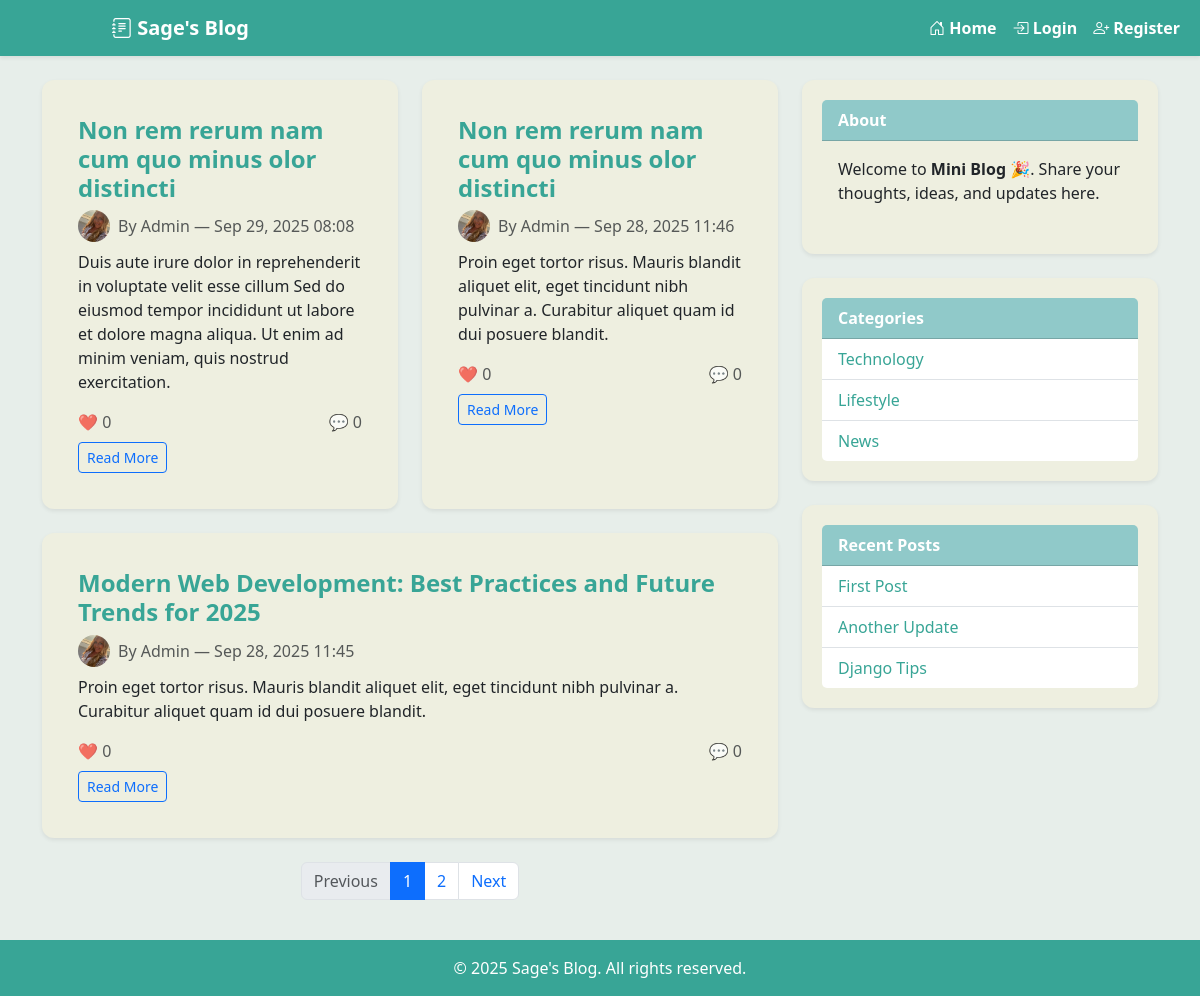
Before: / with the older database file.
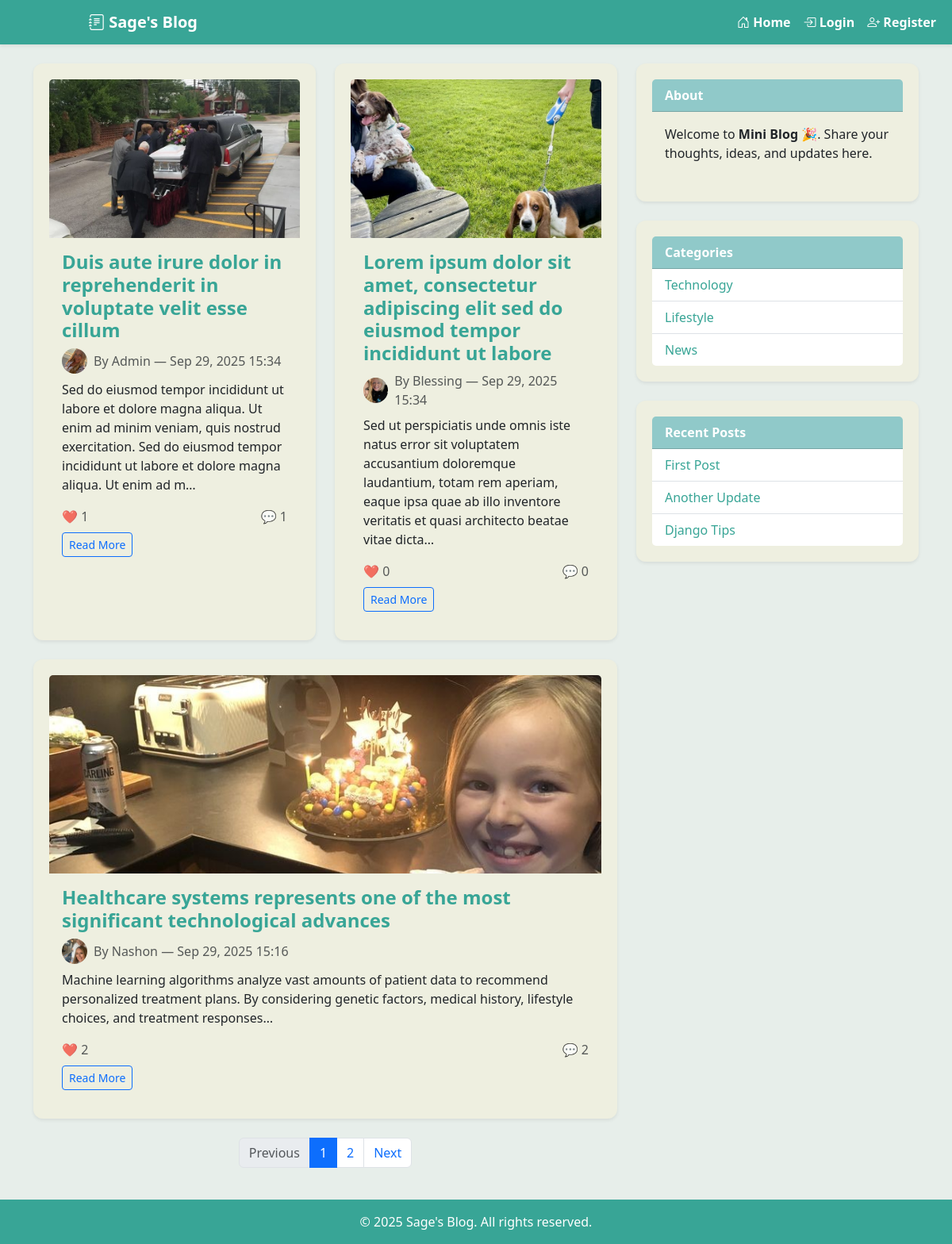
After: the same page with the newer database file.
### blog/models.py (models this page shows, shortened)
class Post(models.Model):
    title = models.CharField(max_length=200)
    content = models.TextField()
    author = models.ForeignKey(settings.AUTH_USER_MODEL, on_delete=models.CASCADE)
    image = models.ImageField(upload_to="post_images/", blank=True, null=True)
    created = models.DateTimeField(default=timezone.now)
    updated = models.DateTimeField(auto_now=True)
    published = models.BooleanField(default=True)
    class Meta:
        ordering = ['-created']

class Profile(models.Model):
    user = models.OneToOneField(User, on_delete=models.CASCADE, related_name='profile')
    bio = models.TextField(blank=True)
    avatar = models.ImageField(upload_to="profile_pics/", blank=True, null=True)
    remove_avatar = models.BooleanField(default=False)
    website = models.URLField(blank=True, null=True)
    location = models.CharField(max_length=100, blank=True, null=True)
    birth_date = models.DateField(blank=True, null=True)

### blog/views.py (the view)
# urls.py: path("", views.post_list, name="post_list"),
def post_list(request):
    posts_qs = Post.objects.filter(published=True).order_by("-created")
    paginator = Paginator(posts_qs, 3)  # 3 posts per page
    page_number = request.GET.get("page")
    page_obj = paginator.get_page(page_number)
    return render(request, "blog/post_list.html", {"page_obj": page_obj})

### blog/templates/blog/post_list.html
{% extends "base.html" %}
{% load static %}
{% block content %}
  <div class="row g-4">
    {% for post in page_obj %}
      {% if forloop.last and forloop.counter|divisibleby:2 == False %}
        <div class="col-12">
          <div class="card shadow-sm h-100">
            {% if post.image %}
              <img src="{{ post.image.url }}" class="card-img-top" alt="{{ post.title }}" style="object-fit: cover; max-height: 250px;">
            {% endif %}
            <div class="card-body">
              <h4 class="card-title">
                <a href="{% url 'post_detail' post.pk %}" class="text-decoration-none">{{ post.title|capfirst }}</a>
              </h4>
              <p class="card-text text-muted mb-2 d-flex align-items-center">
                {% if post.author.profile.avatar %}
                  <img src="{{ post.author.profile.avatar.url }}"
                       class="rounded-circle me-2"
                       width="32" height="32"
                       style="object-fit: cover;">
                {% else %}
                  <img src="{% static 'profile_pics/default.webp' %}"
                       class="rounded-circle me-2"
                       width="32" height="32"
                       style="object-fit: cover;">
                {% endif %}
                By {{ post.author|capfirst }} — {{ post.created|date:"M d, Y H:i" }}
              </p>
              <p class="card-text">{{ post.content|truncatechars:200 }}</p>
              <div class="d-flex justify-content-between align-items-center mt-3">
                <a href="{% url 'post_detail' post.pk %}" class="text-decoration-none text-muted">
                  ❤️ {{ post.likes.count }}
                </a>
                <a href="{% url 'post_detail' post.pk %}" class="text-decoration-none text-muted">
                  💬 {{ post.comments.count }}
                </a>
              </div>
              <a href="{% url 'post_detail' post.pk %}" class="btn btn-outline-primary btn-sm mt-2">Read More</a>
            </div>
          </div>
        </div>
      {% else %}
        <div class="col-md-6 col-lg-6">
          <div class="card shadow-sm h-100">
            {% if post.image %}
              <img src="{{ post.image.url }}" class="card-img-top" alt="{{ post.title }}" style="object-fit: cover; max-height: 200px;">
            {% endif %}
            <div class="card-body">
              <h4 class="card-title">
                <a href="{% url 'post_detail' post.pk %}" class="text-decoration-none">{{ post.title }}</a>
              </h4>
              <p class="card-text text-muted mb-2 d-flex align-items-center">
                {% if post.author.profile.avatar %}
                  <img src="{{ post.author.profile.avatar.url }}"
                       class="rounded-circle me-2"
                       width="32" height="32"
                       style="object-fit: cover;">
                {% else %}
                  <img src="{% static 'profile_pics/default.webp' %}"
                       class="rounded-circle me-2"
                       width="32" height="32"
                       style="object-fit: cover;">
                {% endif %}
                By {{ post.author|capfirst }} — {{ post.created|date:"M d, Y H:i" }}
              </p>
              <p class="card-text">{{ post.content|truncatechars:200 }}</p>
              <div class="d-flex justify-content-between align-items-center mt-3">
                <a href="{% url 'post_detail' post.pk %}" class="text-decoration-none text-muted">
                  ❤️ {{ post.likes.count }}
                </a>
                <a href="{% url 'post_detail' post.pk %}" class="text-decoration-none text-muted">
                  💬 {{ post.comments.count }}
                </a>
              </div>
              <a href="{% url 'post_detail' post.pk %}" class="btn btn-outline-primary btn-sm mt-2">Read More</a>
            </div>
          </div>
        </div>
      {% endif %}
    {% empty %}
      <p>No posts yet.</p>
    {% endfor %}
  </div>
  {% if page_obj.has_other_pages %}
  <nav aria-label="Page navigation" class="mt-4">
    <ul class="pagination justify-content-center">
      {% if page_obj.has_previous %}
        <li class="page-item">
          <a class="page-link" href="?page={{ page_obj.previous_page_number }}">Previous</a>
        </li>
      {% else %}
        <li class="page-item disabled"><span class="page-link">Previous</span></li>
      {% endif %}
      {% for num in page_obj.paginator.page_range %}
        {% if page_obj.number == num %}
          <li class="page-item active"><span class="page-link">{{ num }}</span></li>
        {% else %}
          <li class="page-item"><a class="page-link" href="?page={{ num }}">{{ num }}</a></li>
        {% endif %}
      {% endfor %}
      {% if page_obj.has_next %}
        <li class="page-item">
          <a class="page-link" href="?page={{ page_obj.next_page_number }}">Next</a>
        </li>
      {% else %}
        <li class="page-item disabled"><span class="page-link">Next</span></li>
      {% endif %}
    </ul>
  </nav>
  {% endif %}
{% endblock %}

### templates/base.html (shortened to what this page needs)
{% load static %}
<!doctype html>
<html>
  <head>
    <link href="https://cdn.jsdelivr.net/npm/bootstrap@5.3.0/dist/css/bootstrap.min.css" rel="stylesheet">
    <link href="https://cdn.jsdelivr.net/npm/bootstrap-icons@1.11.3/font/bootstrap-icons.css" rel="stylesheet">
    <link rel="stylesheet" href="{% static 'css/styles.css' %}">
  </head>
  <body class="d-flex flex-column min-vh-100">
    <nav class="navbar navbar-expand-lg sticky-top bg-light shadow-sm">
      <div class="container-fluid">
        <a class="navbar-brand fw-bold" href="{% url 'post_list' %}">
          <i class="bi bi-journal-text"></i> Sage's Blog
        </a>
        <div class="collapse navbar-collapse" id="navbarNav">
          <ul class="navbar-nav ms-auto align-items-center">
            <li class="nav-item">
              <a class="nav-link fw-semibold" href="{% url 'post_list' %}">
                <i class="bi bi-house-door"></i> Home
              </a>
            </li>
            {% if user.is_authenticated %}
              <li class="nav-item">
                <a class="nav-link fw-semibold" href="{% url 'post_create' %}">
                  <i class="bi bi-plus-circle"></i> Create
                </a>
              </li>
              <li class="nav-item dropdown">
                <a class="nav-link dropdown-toggle d-flex align-items-center" href="#" id="profileDropdown"
                  role="button" data-bs-toggle="dropdown" aria-expanded="false">
                  {% if user.profile.avatar %}
                    <img src="{{ user.profile.avatar.url }}" alt="Profile"
                        class="rounded-circle me-lg-2" width="32" height="32" style="object-fit: cover;">
                  {% else %}
                    <img src="{% static 'profile_pics/default.webp' %}" alt="Default Profile"
                        class="rounded-circle me-lg-2" width="32" height="32" style="object-fit: cover;">
                  {% endif %}
                  <span class="d-none d-lg-inline">{{ user.username }}</span>
                </a>
                <ul class="dropdown-menu dropdown-menu-end shadow-sm border-0" aria-labelledby="profileDropdown" style="min-width: 250px;">
                  <li class="px-3 py-2">
                    <div class="d-flex align-items-center">
                      {% if user.profile.avatar %}
                        <img src="{{ user.profile.avatar.url }}" alt="Profile"
                            class="rounded-circle me-2" width="40" height="40" style="object-fit: cover;">
                      {% else %}
                        <img src="{% static 'profile_pics/default.webp' %}" alt="Default Profile"
                            class="rounded-circle me-2" width="40" height="40" style="object-fit: cover;">
                      {% endif %}
                      <div>
                        <strong>{{ user.username }}</strong><br>
                        <small class="text-muted">{{ user.email }}</small>
                      </div>
                    </div>
                  </li>
                  <li><hr class="dropdown-divider"></li>
                  <li><a class="dropdown-item" href="{% url 'profile_detail' %}">
                    <i class="bi bi-person-circle"></i> View Profile</a>
                  </li>
                  <li><hr class="dropdown-divider"></li>
                  <li>
                    <form method="post" action="{% url 'logout' %}" class="d-inline">
                      {% csrf_token %}
                      <button type="submit" class="dropdown-item text-danger">
                        <i class="bi bi-box-arrow-right"></i> Logout
                      </button>
                    </form>
                  </li>
                </ul>
              </li>
            {% else %}
              <li class="nav-item">
                <a class="nav-link fw-semibold" href="{% url 'login' %}">
                  <i class="bi bi-box-arrow-in-right"></i> Login
                </a>
              </li>
              <li class="nav-item">
                <a class="nav-link fw-semibold" href="{% url 'register' %}">
                  <i class="bi bi-person-plus"></i> Register
                </a>
              </li>
            {% endif %}
          </ul>
        </div>
      </div>
    </nav>
    <main class="container flex-grow-1 my-4">
      <div class="row g-4">
        <div class="col-md-8">
          {% block content %}{% endblock %}
        </div>
        <aside class="col-md-4">
          <div class="card mb-4 shadow-sm">
            <div class="card-header">About</div>
            <div class="card-body">
              <p>Welcome to <strong>Mini Blog</strong> 🎉. Share your thoughts, ideas, and updates here.</p>
            </div>
          </div>
          <div class="card mb-4 shadow-sm">
            <div class="card-header">Categories</div>
            <ul class="list-group list-group-flush">
              <li class="list-group-item"><a href="#">Technology</a></li>
              <li class="list-group-item"><a href="#">Lifestyle</a></li>
              <li class="list-group-item"><a href="#">News</a></li>
            </ul>
          </div>
          <div class="card shadow-sm">
            <div class="card-header">Recent Posts</div>
            <ul class="list-group list-group-flush">
              <li class="list-group-item"><a href="#">First Post</a></li>
              <li class="list-group-item"><a href="#">Another Update</a></li>
              <li class="list-group-item"><a href="#">Django Tips</a></li>
            </ul>
          </div>
        </aside>
      </div>
    </main>
    <footer class="text-center py-3 mt-auto">
      <p class="mb-0">&copy; {{ year|default:2025 }} Sage's Blog. All rights reserved.</p>
    </footer>
  </body>
</html>

### static/css/styles.css (style rules this page uses)
:root { --primary: #38a596; --secondary: #90c9c9; --accent: #26727f; --bg-light: #e7eeea; }
body { background-color: var(--bg-light); font-family: "Segoe UI", sans-serif; color: #333; }
.navbar { background-color: var(--primary) !important; }
.navbar-brand { margin-left: 100px; }
.navbar-brand, .navbar-nav .nav-link { color: white !important; font-weight: 500; }
.card { border: none; background-color: #fff; border-radius: 15px; transition: transform 0.2s ease; box-shadow: 0 2px 6px rgba(0,0,0,0.3); }
.card-header { background-color: var(--secondary); color: #fff; font-weight: 600; }
a { color: var(--primary); text-decoration: none; }
footer { background-color: var(--primary); color: white; }
.card { background-color: #EEEFE0; border-radius: 12px; padding: 20px; }
.card-title { color: #819A91; font-weight: bold; }
.card p { margin-bottom: 0.8rem; }
.card a { text-decoration: none; }

Changed rows visible on the page:
removed Post: title "Non rem rerum nam cum quo minus olor distincti", author.profile.avatar (picture), author "Admin", created "Sep 29, 2025 08:08", content "Duis aute irure dolor in reprehenderit in voluptate velit esse cillum Sed do eiusmod tempor incididunt ut labore et dolore magna aliqua. Ut enim ad minim veniam, quis nostrud exercitation.", likes.count "0", comments.count "0"
removed Post: title "Non rem rerum nam cum quo minus olor distincti", author.profile.avatar (picture), author "Admin", created "Sep 28, 2025 11:46", content "Proin eget tortor risus. Mauris blandit aliquet elit, eget tincidunt nibh pulvinar a. Curabitur aliquet quam id dui posuere blandit.", likes.count "0", comments.count "0"
removed Post: title "Modern Web Development: Best Practices and Future Trends for 2025", author.profile.avatar (picture), author "Admin", created "Sep 28, 2025 11:45", content "Proin eget tortor risus. Mauris blandit aliquet elit, eget tincidunt nibh pulvinar a. Curabitur aliquet quam id dui posuere blandit.", likes.count "0", comments.count "0"
added Post: image (picture), title "Duis aute irure dolor in reprehenderit in voluptate velit esse cillum", author.profile.avatar (picture), author "Admin", created "Sep 29, 2025 15:34", content "Sed do eiusmod tempor incididunt ut labore et dolore magna aliqua. Ut enim ad minim veniam, quis nostrud exercitation. Sed do eiusmod tempor incididunt ut labore et dolore magna aliqua. Ut enim ad m…", likes.count "1", comments.count "1"
added Post: image (picture), title "Lorem ipsum dolor sit amet, consectetur adipiscing elit sed do eiusmod tempor incididunt ut labore", author.profile.avatar (picture), author "Blessing", created "Sep 29, 2025 15:34", content "Sed ut perspiciatis unde omnis iste natus error sit voluptatem accusantium doloremque laudantium, totam rem aperiam, eaque ipsa quae ab illo inventore veritatis et quasi architecto beatae vitae dicta…", likes.count "0", comments.count "0"
added Post: image (picture), title "Healthcare systems represents one of the most significant technological advances", author.profile.avatar (picture), author "Nashon", created "Sep 29, 2025 15:16", content "Machine learning algorithms analyze vast amounts of patient data to recommend personalized treatment plans. By considering genetic factors, medical history, lifestyle choices, and treatment responses…", likes.count "2", comments.count "2"
